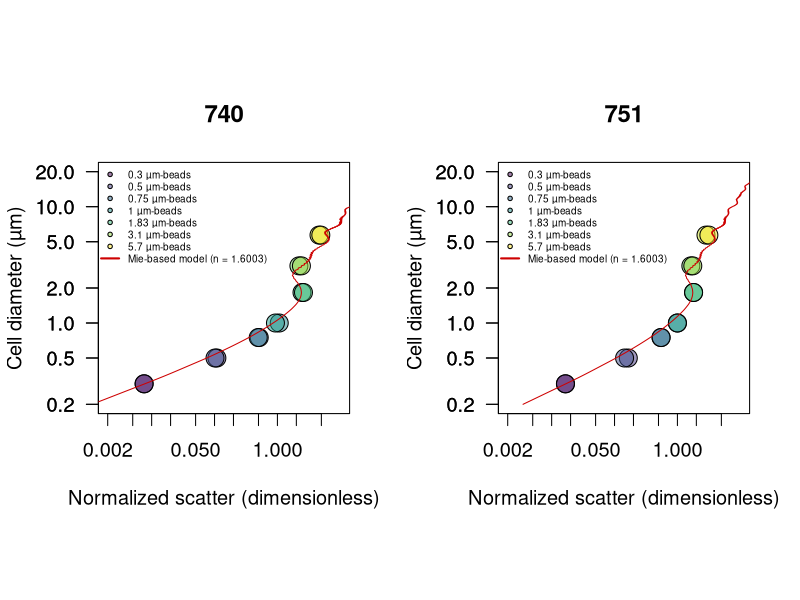
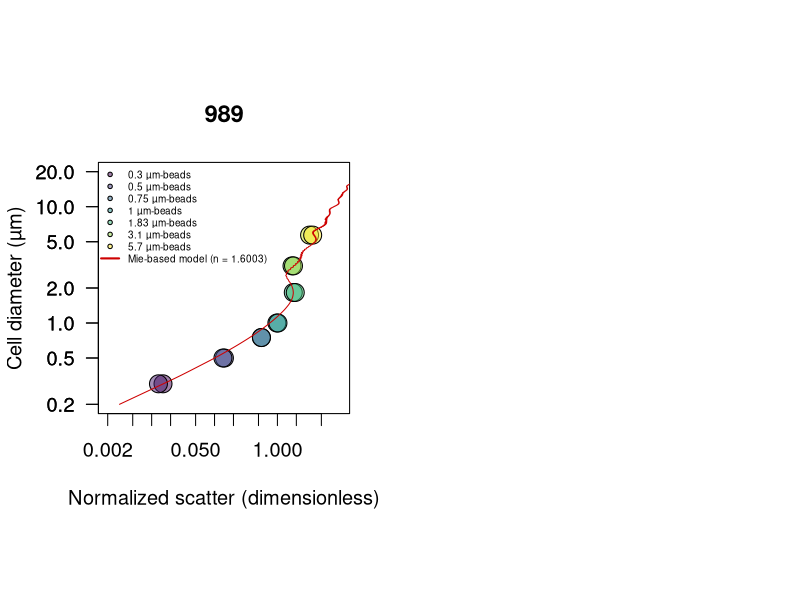

Recreate these plots in R, in order. (Note: this script raises an error after producing the figures.)
library(scales)
library(viridis)
path.to.git.repository <- "~/Documents/DATA/Codes/fsc-size-calibration"
setwd(path.to.git.repository)

#############################
### scatter normalization ###
#############################

beads740 <- read.csv("740-summary.csv")
beads740$fsc <- 10^((beads740$fsc.corr.high/2^16)*3.5)
id.740 <- which(beads740$size == 1) # find 1 micron beads
beads740$normalized.fsc <- beads740$fsc/mean(beads740[id.740,'fsc'])
beads740 <- beads740[order(beads740$size),]

beads989<- read.csv("989-summary.csv")
beads989$fsc <- 10^((beads989$fsc.corr.high/2^16)*3.5)
id.989 <- which(beads989$size == 1) # find 1 micron beads
beads989$normalized.fsc <- beads989$fsc/mean(beads989[id.989,'fsc'])
beads989 <- beads989[order(beads989$size),]

beads751 <- read.csv("751-summary.csv")
beads751$fsc <- 10^((beads751$fsc.corr.high/2^16)*3.5)
id.751<- which(beads751$size == 1) # find 1 micron beads
beads751$normalized.fsc <- beads751 $fsc/mean(beads751 [id.751,'fsc'])
beads751 <- beads751[order(beads751$size),]


####################
### OPTIMIZATION ###
####################
library(DEoptim)

# Mie theory fitting
# n <- c(1.35/1.3371, 1.41/1.3371) # range given in Lehmuskero et al. Progr Oceanogr 2018
mie2 <- t(read.csv("meidata-1017.csv" ,header=F)) # low
mie1 <- t(read.csv("meidata-1031.csv" ,header=F)) # fit
mie3 <- t(read.csv("meidata-1045.csv" ,header=F)) # high
mie4 <- t(read.csv("meidata-beads.csv" ,header=F)) # particle of 1 µm, index of refraction of 1.6033

# optimization routine
sigma.lsq <- function(mie, beads, params){

     c <- params[1]
     b <- params[2]
     id <- findInterval(beads$size, mie[,1])
     scatt <- (mie[id,2]/c)^b

           df <- data.frame(obs=beads$normalized.fsc, pred=scatt)
      sigma <- mean(abs(df$obs - df$pred)/df$obs,na.rm=T)
      return(sigma)

  }




##########################
#### CALIBRATION BEADS ### Mie theory optimization
##########################
png("Mie-beads-scatter.png",width=12, height=6, unit='in', res=400)
png("Mie-scatter.png",width=12, height=6, unit='in', res=400)

par(mfrow=c(1,2), pty='s', cex=1.2)

for(inst in c(740,751,989)){

# inst <- 740


### Optimization

if(inst == 740) beads <- beads740
if(inst == 751) beads <- beads751
if(inst == 989) beads <- beads989

f <- function(params) sigma.lsq(mie=mie4, beads=beads, params)
res <- DEoptim(f, lower=c(0,0), upper=c(10000,2), control=DEoptim.control(itermax=1000, reltol=1e-8,trace=100, steptol=100, strategy=2, parallelType=0))
print(res$optim$bestval)
params <- res$optim$bestmem # optimized 'c' and 'b' values
print(params)


### CREATE LOOKUP TABLE
d <- 0.220 #Shalapyonok et al. 2001; 0.220 (Li et al. 1992, Veldhuis et al. 2004, and more studies agreed with 220 fg C um-3)
max.scatter <- 20
min.scatter <- 0.0001

b <- params[2]
c <- params[1]
scatter <- 10^(seq(log10(min(mie1[,2]/c)), log10(max(mie3[,2]/c)),length.out=10000))

s1 <- approx((mie1[,2]/c)^b, mie1[,1], xout=scatter)
s2 <- approx((mie2[,2]/c)^b, mie2[,1], xout=scatter)
s3 <- approx((mie3[,2]/c)^b, mie3[,1], xout=scatter)
s4 <- approx((mie1[,2]/c)^b, d*(4/3*pi*(0.5*mie1[,1])^3), xout=scatter)
s5 <- approx((mie2[,2]/c)^b, d*(4/3*pi*(0.5*mie2[,1])^3), xout=scatter)
s6 <- approx((mie3[,2]/c)^b, d*(4/3*pi*(0.5*mie3[,1])^3), xout=scatter)

		if(inst == 740){mie_740 <- data.frame(cbind(scatter=s1$x,
                                                  diam_740_mid=s1$y,diam_740_upr=s2$y,diam_740_lwr = s3$y,
                                                  Qc_740_mid=s4$y, Qc_740_upr=s5$y, Qc_740_lwr=s6$y))
                      	mie_740 <- subset(mie_740, scatter >= min.scatter & scatter <= max.scatter)
                     	}

        if(inst == 751){mie_751 <- data.frame(cbind(scatter=s1$x,
                                                  diam_751_mid=s1$y,diam_751_upr=s2$y,diam_751_lwr = s3$y,
                                                  Qc_751_mid=s4$y, Qc_751_upr=s5$y, Qc_751_lwr=s6$y))
                      	mie_751 <- subset(mie_751, scatter >= min.scatter & scatter <= max.scatter)
                      	}
	    if(inst == 989){mie_989 <- data.frame(cbind(scatter=s1$x,
                                                  diam_989_mid=s1$y,diam_989_upr=s2$y,diam_989_lwr = s3$y,
                                                  Qc_989_mid=s4$y, Qc_989_upr=s5$y, Qc_989_lwr=s6$y))
                      	mie_989 <- subset(mie_989, scatter >= min.scatter & scatter <= max.scatter)
						}



### PLOT Observartions vs Predicted cell size
plot(beads$normalized.fsc, beads$size,log='xy', xaxt='n',xlim=c(0.002,10), ylim=c(0.2,20), bg=alpha(viridis(nrow(beads)),0.5),cex=2, pch=21, xlab="Normalized scatter (dimensionless)", ylab="Cell diameter (µm)", las=1, main=paste(inst))
axis(1, at=c(0.002,0.005,0.01,0.02,0.05,0.1,0.2,0.5,1,2,5))
axis(2, at=c(0.1,0.2,0.5,1,2,5,10,20),las=1)
lines((mie4[,2]/params[1])^params[2], mie4[,1], col='red3')
legend("topleft",cex=0.5, legend=c(paste(unique(beads$size), 'µm-beads'), "Mie-based model (n = 1.6003)"), bty='n', pch=c(rep(21,nrow(beads)/2), NA), lwd=c(rep(NA,nrow(beads)/2), 2),col=c(rep(1,nrow(beads)/2),'red3'), pt.bg=alpha(c(viridis(nrow(beads)/2), 'red3'),0.5))

}
dev.off()



mie <- data.frame(cbind(mie_740, mie_751[,-1], mie_989[,-1]))

write.csv(mie, "calibrated-mie.csv", row.names=F, quote=F)





#####################
### PHYTOPLANKTON ### validation
#####################
library(scales)
library(viridis)

path.to.git.repository <- "~/Documents/DATA/Codes/fsc-size-calibration"
setwd(path.to.git.repository)

### SIZE
culture <- read.csv("scatter_calibration.csv")
culture$norm.fsc <- culture$fsc / culture$fsc.beads
culture$norm.fsc.sd <- culture$fsc.sd / culture$fsc.beads
culture$volume <- 4/3 * pi * (culture$diameter/2)^3
culture$volume.sd <- culture$volume * culture$diameter.sd/culture$diameter

culture2 <- aggregate(culture, by=list(culture$species), FUN=mean)
culture2 <- subset(culture2, Group.1 !="Phaeodactylum tricornutum") # remove non-spherical cells
culture2 <- culture2[order(culture2$norm.fsc),]

mie <- read.csv("calibrated-mie.csv")
inst <- 740


png("Size-scatter.png",width=12, height=6, unit='in', res=200)

  par(mfrow=c(1,2), pty='s',cex=1.2)
  plot(culture2$norm.fsc, culture2$diameter, log='xy', pch=NA,ylab=substitute(paste("Cell diameter (",mu,"m)")), xlab="Normalized scatter (dimensionless)",cex=2, xaxt='n', yaxt='n', xlim=c(0.002,10), ylim=c(0.2,20), main=paste(inst))
  with(culture2, arrows(norm.fsc, diameter-culture2$diameter.sd, norm.fsc, diameter + culture2$diameter.sd,  code = 3, length=0, col='grey',lwd=2))
  with(culture2, arrows(norm.fsc-norm.fsc.sd, diameter, norm.fsc+norm.fsc.sd, diameter,  code = 3, length=0,col='grey',lwd=2))
  lines(mie$scatter, mie[,paste0("diam_",inst,"_mid")], col='red3', lwd=2)
  lines(mie$scatter, mie[,paste0("diam_",inst,"_upr")], col='grey', lwd=2)
  lines(mie$scatter, mie[,paste0("diam_",inst,"_lwr")], col='grey', lwd=2)
  axis(1, at=c(0.002,0.005,0.01,0.02,0.05,0.1,0.2,0.5,1,2,5))
  axis(2, at=c(0.1,0.2,0.5,1,2,5,10,20),las=1)
  points(culture2$norm.fsc, culture2$diameter, bg=alpha(viridis(nrow(culture2)),0.5), pch=21,cex=2)
  legend("topleft",legend=c(as.vector(culture2$Group.1), "Mie-based model (n = 1.38 +/- 0.3)"), cex=0.5, pch=c(rep(21,nrow(culture2)),NA), lwd=c(rep(NA,nrow(culture2)),2), bty='n',
            pt.bg=alpha(viridis(nrow(culture2)),0.5), col=c(rep(1,nrow(culture2)),'red3'), text.font=c(rep(3,nrow(culture2)),1))

dev.off()



### correlation
id <- findInterval(culture2$norm.fsc, mie$scatter)
df <- data.frame(observed=culture2$diameter, predicted=mie[id,paste0("diam_",inst,"_mid")])
reg <- lm(observed ~ predicted, data=df)
summary(reg)
